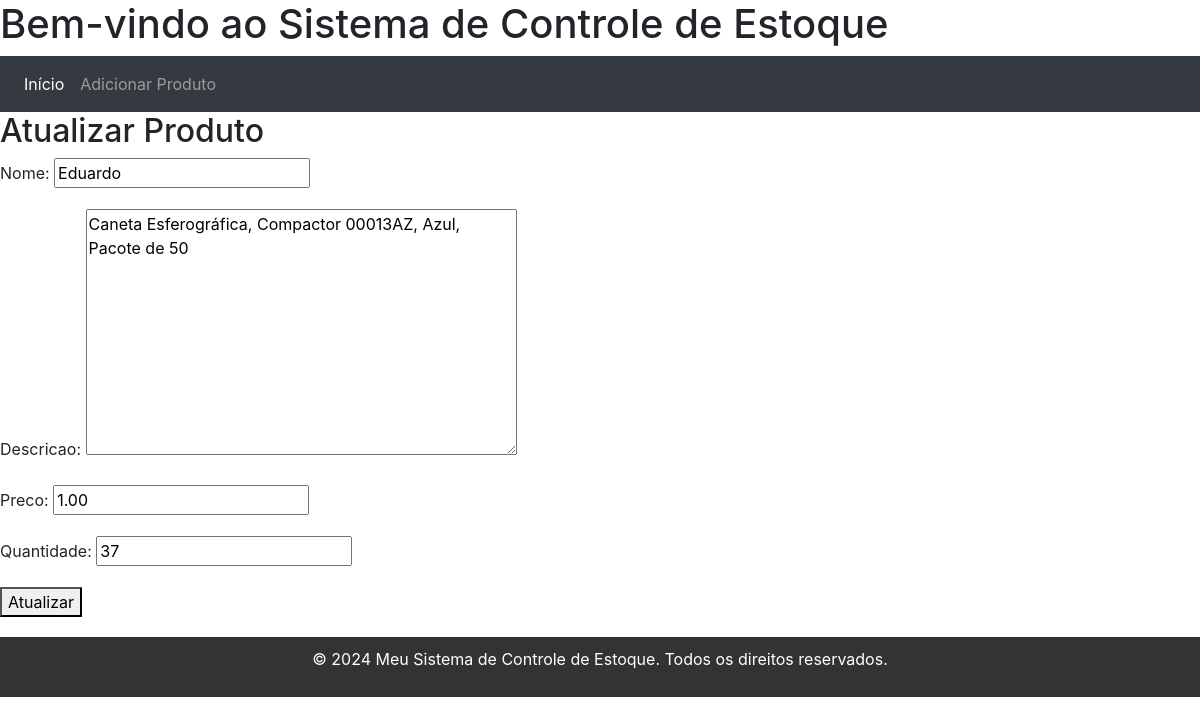
Screenshot of /estoque/produto/atualizar/3/ with the database file from the repository.
### estoque/models.py (models this page shows, shortened)
class Produto(models.Model):
    nome = models.CharField(max_length=255)
    descricao = models.TextField(blank=True)
    preco = models.DecimalField(max_digits=10, decimal_places=2)
    quantidade = models.IntegerField()

### estoque/views.py (the view)
# urls.py: path('produto/atualizar/<int:pk>/', atualizar_produto, name='atualizar_produto'),
def atualizar_produto(request, pk):
    produto = get_object_or_404(Produto, pk=pk)
    if request.method == 'POST':
        form = ProdutoForm(request.POST, instance=produto)
        if form.is_valid():
            form.save()
            return redirect('home')  # Substitua 'home' pela URL onde você deseja redirecionar após a atualização
    else:
        form = ProdutoForm(instance=produto)
    return render(request, 'estoque/atualizar_produto.html', {'form': form})

### estoque/forms.py
class ProdutoForm(forms.ModelForm):
    class Meta:
        model = Produto
        fields = '__all__'  # Inclui todos os campos do modelo no formulário

### estoque/templates/estoque/atualizar_produto.html (shortened to what this page needs)
{% extends 'estoque/base.html' %}
{% block content %}
    <h2>Atualizar Produto</h2>
    <form method="post">
        {{ form.as_p }}
        <button type="submit">Atualizar</button>
    </form>
{% endblock %}

### estoque/static/css/estilo.css (style rules this page uses)
body { margin-bottom: 100px; }

### rows the page displays
Produto: nome "Eduardo", descricao "Caneta Esferográfica, Compactor 00013AZ, Azul, Pacote de 50", preco "1.00", quantidade "37"
